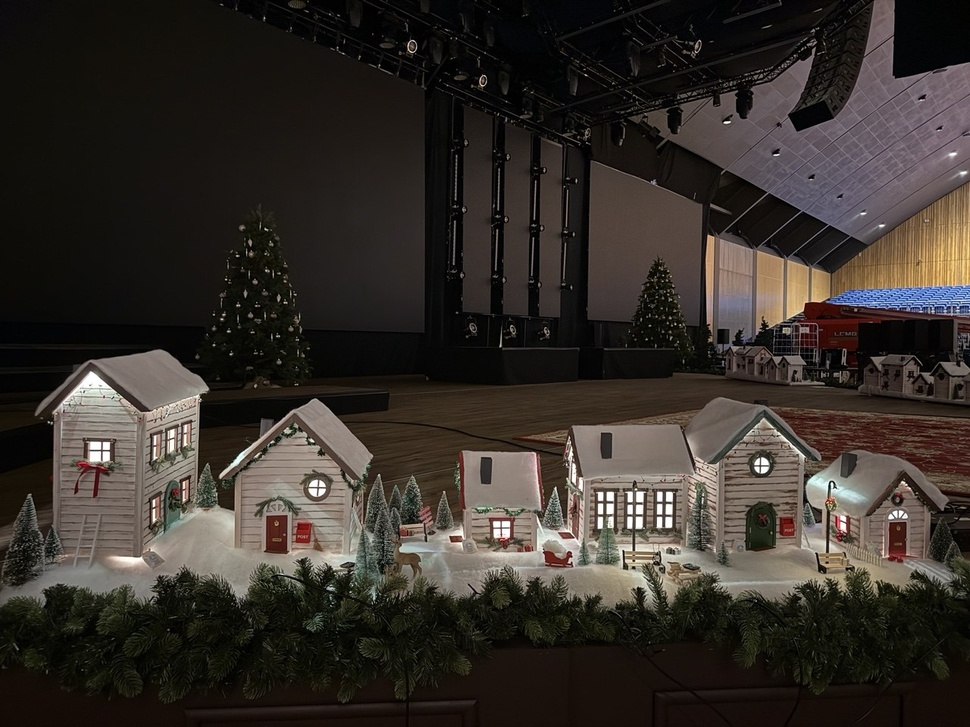
#> input picture City_layout/photo_6042012254187753743_y.jpg, 970 x 727 px, shrunk from 1280 x 960 before the run
$ python grid.py ../City_layout/photo_6042012254187753743_y.jpg ../City_layout/photo_6042012254187753744_y.jpg
#> lines starting #> are read from the running program, lines starting #| are printed output that depends on the picture
import sys
from PIL import Image, ImageDraw
src, out = sys.argv[1], sys.argv[2]
im = Image.open(src).convert('RGB'); d = ImageDraw.Draw(im)
#> further down, im is the input picture: PIL image 970x727 RGB; mean R, G, B 53.9, 47.9, 42.4
w, h = im.size
#> w = 970; h = 727
for x in range(0, w, 50):
    d.line([(x,0),(x,h)], fill=(255,0,0) if x%100==0 else (255,180,180), width=1)
    if x%100==0: d.text((x+2,2), str(x), fill=(255,0,0))
for y in range(0, h, 50):
    d.line([(0,y),(w,y)], fill=(0,0,255) if y%100==0 else (180,180,255), width=1)
    if y%100==0: d.text((2,y+2), str(y), fill=(0,0,255))
im.save(out)
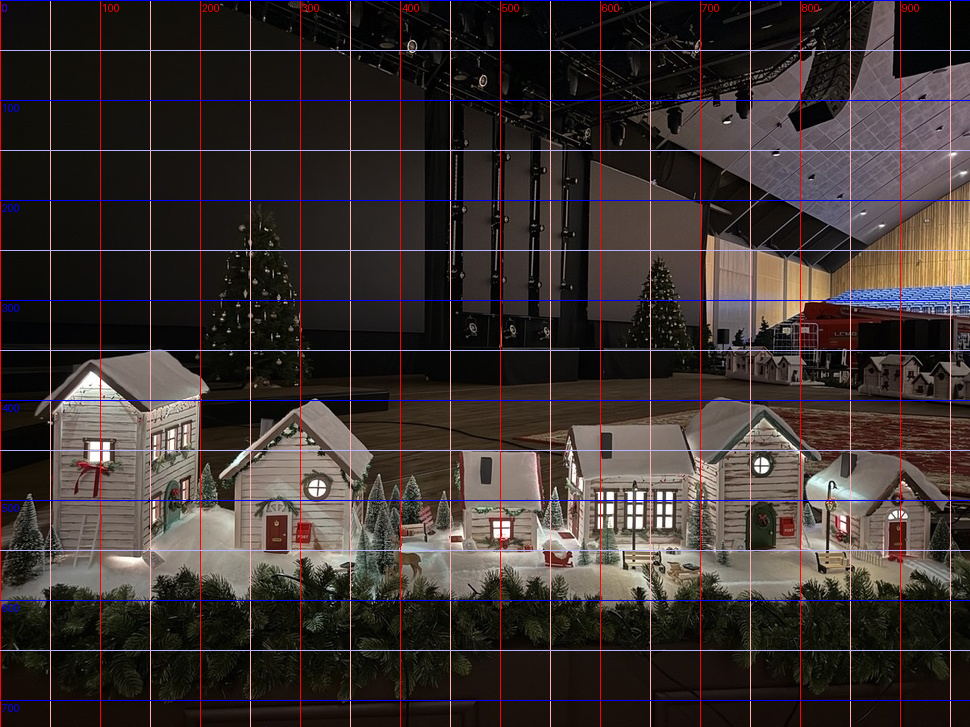
#> saved as photo_6042012254187753744_y.jpg: PIL image 970x727 RGB; mean R, G, B 58.8, 49.6, 47.9

$ run again, on City_layout/photo_6042012254187753745_y.jpg
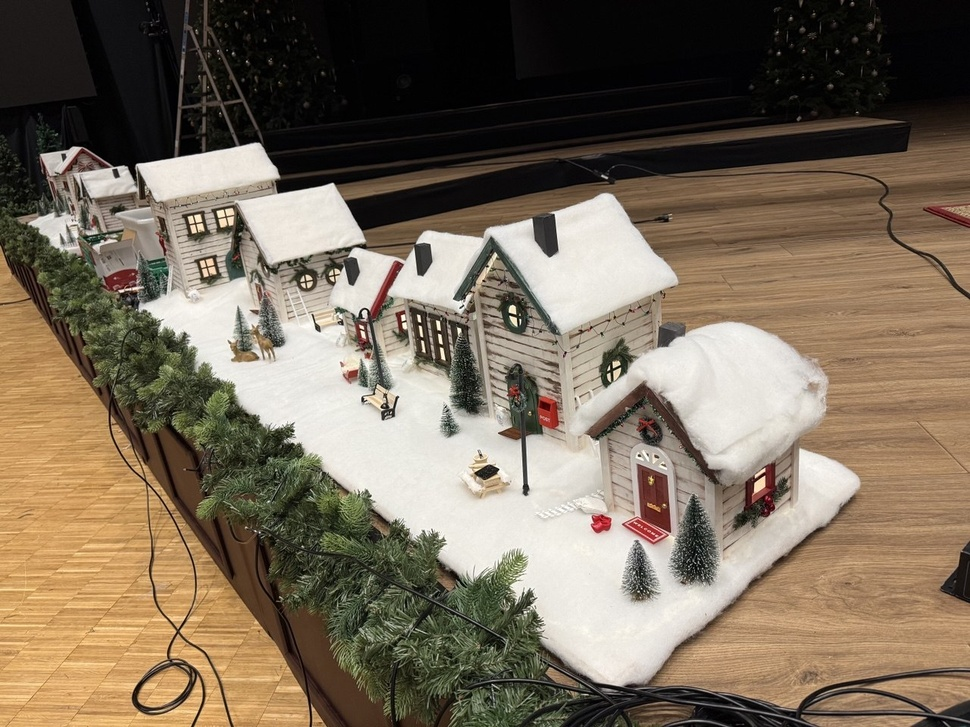
#> input picture City_layout/photo_6042012254187753745_y.jpg, 970 x 727 px, shrunk from 1280 x 960 before the run
#> im is the input picture: PIL image 970x727 RGB; mean R, G, B 122.4, 108.8, 91.1
#> `im.save(out)`:
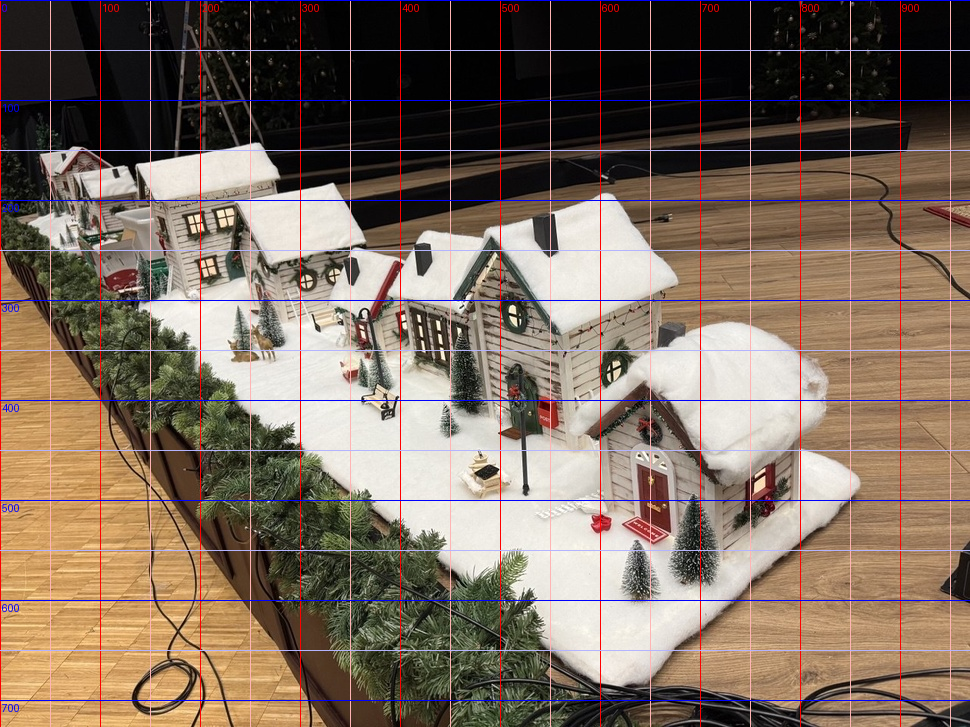
#> saved as photo_6042012254187753745_y.jpg: PIL image 970x727 RGB; mean R, G, B 124.4, 107.9, 94.6
